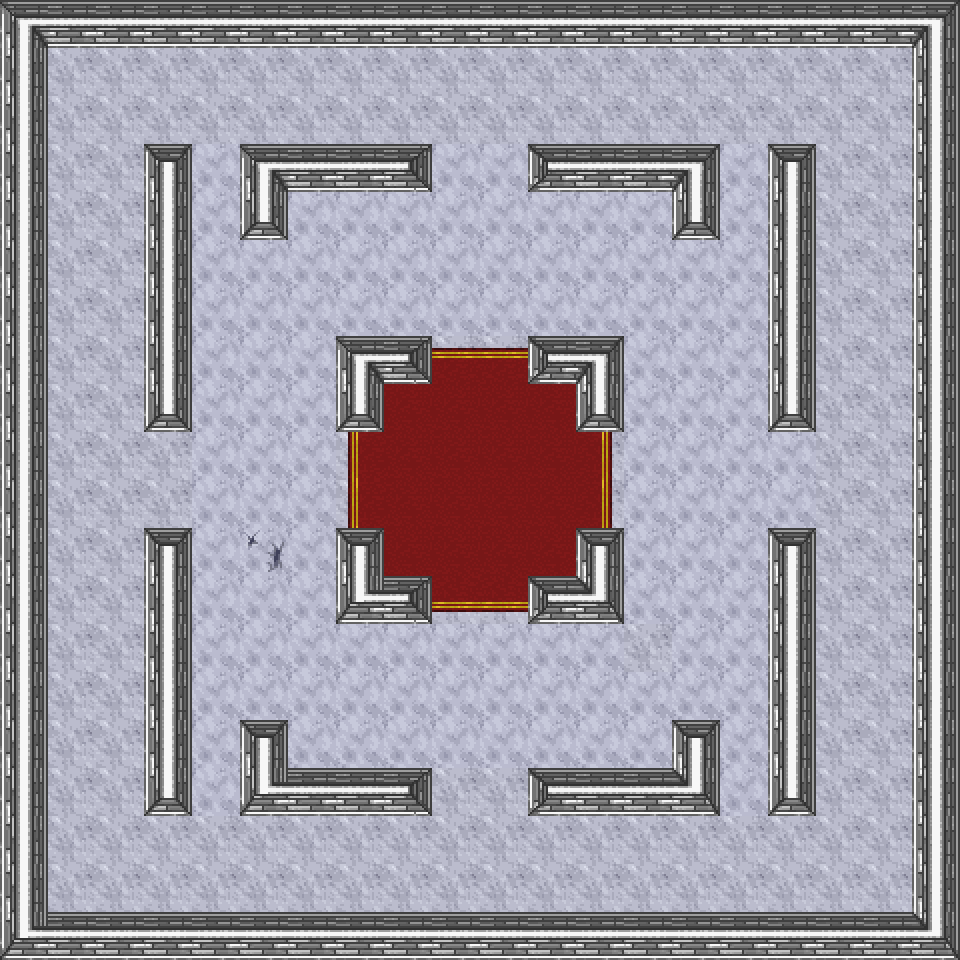

A level layout from a 2D game, rendered from its tile map. Below: a short description, then the map file with tile-grid data replaced by summaries:
An orthogonal 20x20 tile map with 48x48 px tiles, 2 tile layers (floor, barrier).

<map version="1.2" tiledversion="1.2.5" orientation="orthogonal" renderorder="right-down" width="20" height="20" tilewidth="48" tileheight="48" infinite="0" nextlayerid="4" nextobjectid="1">
 <tileset firstgid="1" source="041.tsx" />
 <layer id="2" name="floor" width="20" height="20">
  <data>[400 cells, 400 non-empty, 15 distinct tile ids]</data>
 </layer>
 <layer id="3" name="barrier" width="20" height="20">
  <data>[400 cells, 132 non-empty, 10 distinct tile ids]</data>
 </layer>
</map>